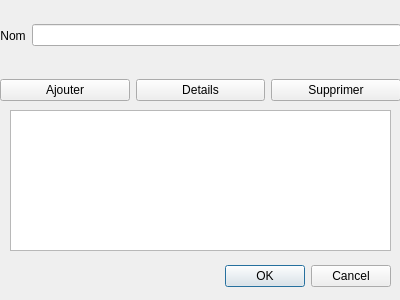
<?xml version="1.0" encoding="UTF-8"?>
<ui version="4.0">
 <class>AddMode</class>
 <widget class="QDialog" name="AddMode">
  <property name="geometry">
   <rect>
    <x>0</x>
    <y>0</y>
    <width>400</width>
    <height>300</height>
   </rect>
  </property>
  <property name="windowTitle">
   <string>Ajouter un nouveau mode</string>
  </property>
  <widget class="QDialogButtonBox" name="buttonBox">
   <property name="geometry">
    <rect>
     <x>50</x>
     <y>260</y>
     <width>341</width>
     <height>32</height>
    </rect>
   </property>
   <property name="orientation">
    <enum>Qt::Horizontal</enum>
   </property>
   <property name="standardButtons">
    <set>QDialogButtonBox::Cancel|QDialogButtonBox::Ok</set>
   </property>
  </widget>
  <widget class="QWidget" name="horizontalLayoutWidget">
   <property name="geometry">
    <rect>
     <x>0</x>
     <y>0</y>
     <width>401</width>
     <height>71</height>
    </rect>
   </property>
   <layout class="QHBoxLayout" name="horizontalLayout">
    <item>
     <widget class="QLabel" name="label">
      <property name="text">
       <string>Nom</string>
      </property>
      <property name="alignment">
       <set>Qt::AlignCenter</set>
      </property>
     </widget>
    </item>
    <item>
     <widget class="QLineEdit" name="lineEdit"/>
    </item>
   </layout>
  </widget>
  <widget class="QTreeWidget" name="treeWidget">
   <property name="geometry">
    <rect>
     <x>10</x>
     <y>110</y>
     <width>381</width>
     <height>141</height>
    </rect>
   </property>
   <property name="headerHidden">
    <bool>true</bool>
   </property>
   <column>
    <property name="text">
     <string>1</string>
    </property>
   </column>
   <item>
    <property name="text">
     <string/>
    </property>
   </item>
  </widget>
  <widget class="QWidget" name="horizontalLayoutWidget_2">
   <property name="geometry">
    <rect>
     <x>0</x>
     <y>70</y>
     <width>401</width>
     <height>41</height>
    </rect>
   </property>
   <layout class="QHBoxLayout" name="horizontalLayout_2">
    <item>
     <widget class="QPushButton" name="pushButton">
      <property name="text">
       <string>Ajouter</string>
      </property>
     </widget>
    </item>
    <item>
     <widget class="QPushButton" name="pushButton_2">
      <property name="text">
       <string>Details</string>
      </property>
     </widget>
    </item>
    <item>
     <widget class="QPushButton" name="pushButton_3">
      <property name="text">
       <string>Supprimer</string>
      </property>
     </widget>
    </item>
   </layout>
  </widget>
 </widget>
 <resources/>
 <connections>
  <connection>
   <sender>buttonBox</sender>
   <signal>accepted()</signal>
   <receiver>addMode</receiver>
   <slot>accept()</slot>
   <hints>
    <hint type="sourcelabel">
     <x>248</x>
     <y>254</y>
    </hint>
    <hint type="destinationlabel">
     <x>157</x>
     <y>274</y>
    </hint>
   </hints>
  </connection>
  <connection>
   <sender>buttonBox</sender>
   <signal>rejected()</signal>
   <receiver>addMode</receiver>
   <slot>reject()</slot>
   <hints>
    <hint type="sourcelabel">
     <x>316</x>
     <y>260</y>
    </hint>
    <hint type="destinationlabel">
     <x>286</x>
     <y>274</y>
    </hint>
   </hints>
  </connection>
 </connections>
</ui>
